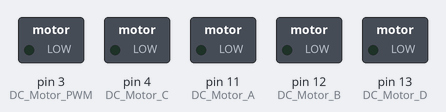
This sketch was run on a simulated Arduino Uno, built with avr-gcc and run on an emulated ATmega328P. Shown: switched loads named in the sketch (green lamp = pin HIGH).

Above: at 1.2 s.
At 3.2 s:
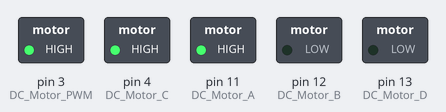
At 7.2 s:
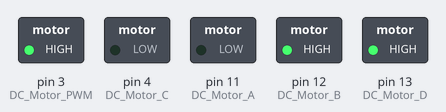
Timing chart, 0 to 10.6 s (numbered marks = the images above):
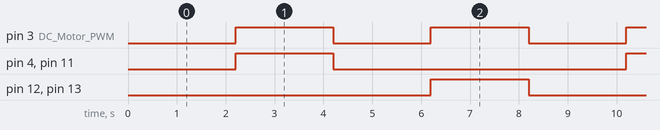

The sketch:

57_298mtrsrc-ciftdcmotor.ino
```cpp
/*
Bu kodlar açık kaynak paylaşım olarak github "acetinkaya" alanında paylaşımı yapılmıştır.

BTP222 Robotik dersi içerisinde anlatımı yapılan bu kodlar ve içerikler Öğr. Gör. Ali ÇETİNKAYA tarafından oluşturulmuştur.

Github alanından;
watch - ilgili projenin proje takibi bildirimi,
star - yıldız ile beğenme bildirimi ve
fork - kendi hesabınıza kopyalama işlemleriyle paylaşımlarıma destek verebilirsiniz.

Bilgi paylaşıldıkça çoğalır ve gelişir. İyi çalışmalar dilerim.

Öğr. Gör. Ali ÇETİNKAYA İstanbul, 2024

Dersin Kaynak Adresleri:
https://github.com/acetinkaya/robotik-arduino-uygulamalari
https://alicetinkaya.site/ders-robotik
https://avesis.gelisim.edu.tr/alcetinkaya
https://scholar.google.com.tr/citations?hl=tr&user=XSEW-NcAAAAJ

Kodun açıklaması: Çift DC motorun L298 motor sürücü üzerinde sürülmesi işlemidir.

*/

int DC_Motor_PWM = 3; // Motor hız kontrol pini (PWM)
int DC_Motor_A = 11;  // Motor yön kontrol pini 11
int DC_Motor_B = 12;  // Motor yön kontrol pini 12

int DC_Motor_C = 4;   // Motor yön kontrol pini 4
int DC_Motor_D = 13;  // Motor yön kontrol pini 13

#define pot_pin A1   // Potansiyometre pinini tanımla

void setup()
 {
  // Pinlerin çıkış olarak ayarlanması
  pinMode(DC_Motor_PWM, OUTPUT);
  pinMode(DC_Motor_A, OUTPUT);
  pinMode(DC_Motor_B, OUTPUT);
  pinMode(DC_Motor_C, OUTPUT);
  pinMode(DC_Motor_D, OUTPUT);

  delay(100);

  digitalWrite(DC_Motor_A, LOW);
  digitalWrite(DC_Motor_B, LOW);
  digitalWrite(DC_Motor_C, LOW);
  digitalWrite(DC_Motor_D, LOW);
  delay(100);
}

void loop()
{

  // Motorun durması
  digitalWrite(DC_Motor_A, LOW);
  digitalWrite(DC_Motor_B, LOW);
  digitalWrite(DC_Motor_C, LOW);
  digitalWrite(DC_Motor_D, LOW);
  analogWrite(DC_Motor_PWM, 0); // PWM sinyali ile hız kontrolü (255 maksimum hız)

  delay(2000);  // 2 saniye bekleme

  // Motorun İleri hareketi
  digitalWrite(DC_Motor_A, HIGH);
  digitalWrite(DC_Motor_B, LOW);
  digitalWrite(DC_Motor_C, HIGH);
  digitalWrite(DC_Motor_D, LOW);
  analogWrite(DC_Motor_PWM, 255); // PWM sinyali ile hız kontrolü (255 maksimum hız)

  delay(2000);  // 2 saniye bekleme

  // Motorun durması
  digitalWrite(DC_Motor_A, LOW);
  digitalWrite(DC_Motor_B, LOW);
  digitalWrite(DC_Motor_C, LOW);
  digitalWrite(DC_Motor_D, LOW);
  analogWrite(DC_Motor_PWM, 0); // PWM sinyali ile hız kontrolü (255 maksimum hız)

  delay(2000);  // 2 saniye bekleme

  // Motorun Geri hareketi
  digitalWrite(DC_Motor_A, LOW);
  digitalWrite(DC_Motor_B, HIGH);
  digitalWrite(DC_Motor_C, LOW);
  digitalWrite(DC_Motor_D, HIGH);
  analogWrite(DC_Motor_PWM, 255); // PWM sinyali ile hız kontrolü (255 maksimum hız)

  delay(2000);  // 2 saniye bekleme
}
```

Measured:
- by itself, pin 3 (DC_Motor_PWM): alternates HIGH for 2.0 s and LOW for 2.0 s
- by itself, pin 4 (DC_Motor_C), pin 11 (DC_Motor_A), pin 12 (DC_Motor_B), pin 13 (DC_Motor_D): alternates HIGH for 2.0 s and LOW for 6.0 s
- by itself, everything shown: repeats every 8.0 s, in 4 steps
